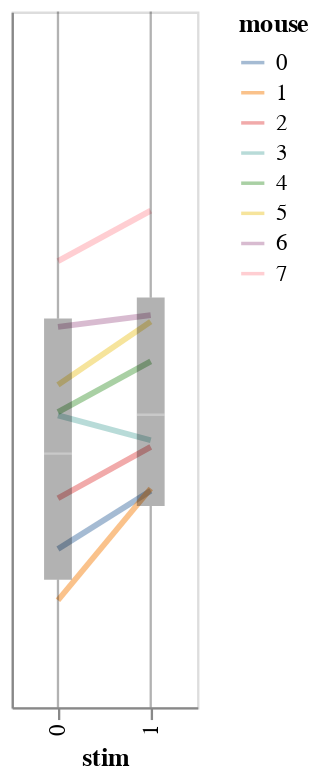

This figure's notebook cell:
### Code cell
plot_data(df=df,x='stim',y='Log power',color='mouse').properties(width=80)

### Figure 1 — Vega-Lite specification as saved in the notebook (floating-point values rounded to 4 significant figures; data arrays with more than 128 entries replaced by an {"elided": "..."} marker saying what was removed)
{"config": {"view": {"continuousWidth": 400, "continuousHeight": 300}}, "layer": [{"mark": {"type": "line", "clip": true, "fill": null, "opacity": 0.5, "size": 2.5}, "encoding": {"color": {"type": "nominal", "field": "mouse"}, "x": {"type": "ordinal", "field": "stim"}, "y": {"type": "quantitative", "aggregate": "mean", "field": "Log power", "scale": {"domain": [1.714, 2.721], "zero": false}}}}, {"mark": {"type": "boxplot", "clip": true, "color": "black", "opacity": 0.3, "size": 12}, "encoding": {"x": {"type": "ordinal", "field": "stim"}, "y": {"type": "quantitative", "axis": {"labels": false, "tickCount": 0, "title": ""}, "field": "Log power", "scale": {"domain": [1.714, 2.721], "zero": false}}}}], "data": {"name": "data-f6d19337650e4d1e60561427b2848d60"}, "width": 80, "$schema": "https://vega.github.io/schema/vega-lite/v4.8.1.json", "datasets": {"data-f6d19337650e4d1e60561427b2848d60": {"elided": "480 records"}}}
